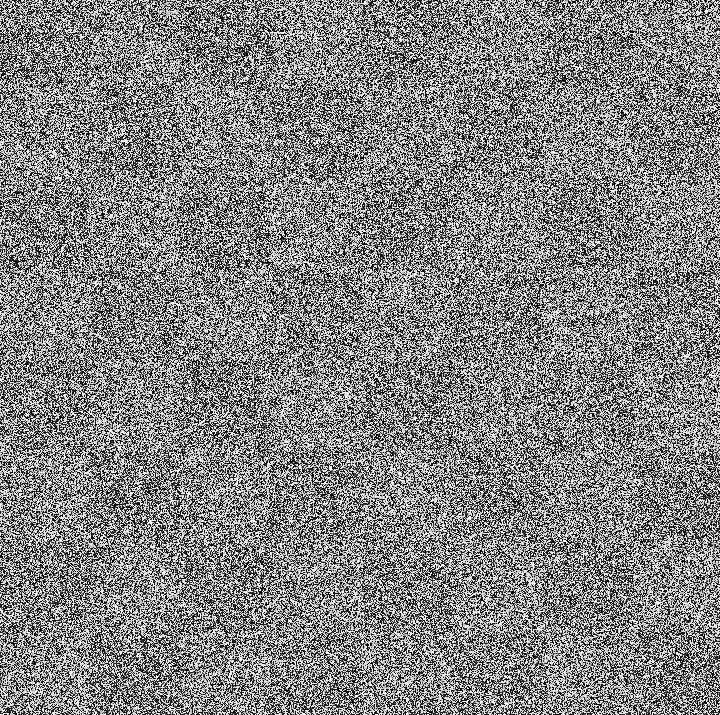
#> input picture dados.png, 720 x 715 px, found by its file name
$ jupyter execute --allow-errors Semana12_PO450_Atividade.ipynb
#> lines starting #> are read from the running program, lines starting #| are printed output that depends on the picture
# Juliano Cesar Rodrigues Vale
## RA 265750

### Atividade Semana 12

[cell 1]
import matplotlib.pyplot as plt
from matplotlib.pyplot import imshow
import numpy as np
from PIL import Image
import requests
from io import BytesIO

[cell 2]
url = 'https://raw.githubusercontent.com/julianovale/PO450/main/dados.png'
imagem = requests.get(url)

[cell 3]
X = np.array(Image.open(BytesIO(imagem.content)).convert('L'))
#> X is the input picture: shape (715, 720); min 0, max 255, mean 131.2
plt.figure(figsize=(15,15))
plt.imshow(X, cmap='gray');

[cell 4]
rankX = np.linalg.matrix_rank(X)
#> rankX = 715
UX, sX, VTX = np.linalg.svd(X)
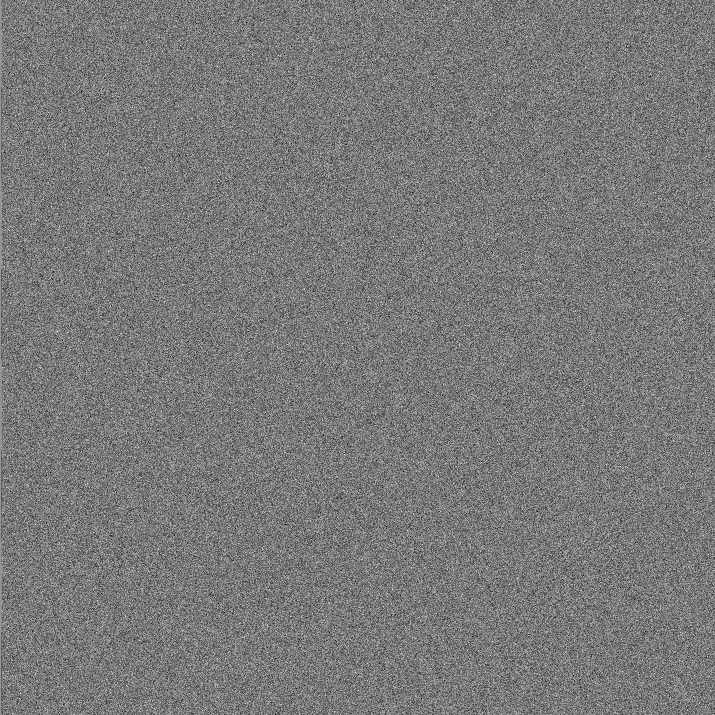
#> UX: shape (715, 715) float64; min -0.166, max 0.183, mean 5.42e-05; drawn with min black and max white
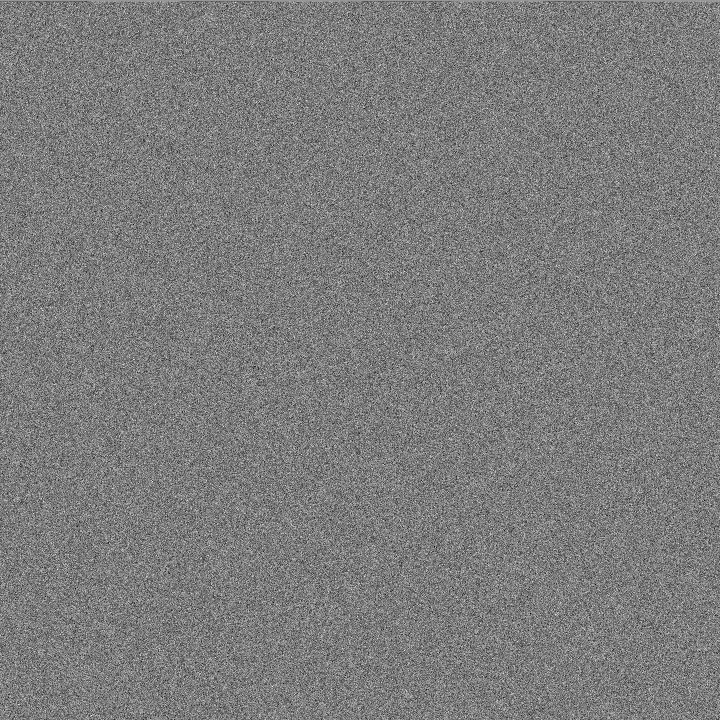
#> VTX: shape (720, 720) float64; min -0.17, max 0.178, mean 5.09e-05; drawn with min black and max white
#> sX = 715 values, max 94179.1 at index 0, min 13.12 at index 714, mean 2226.5

[cell 5]
plt.stem(sX)
plt.show()
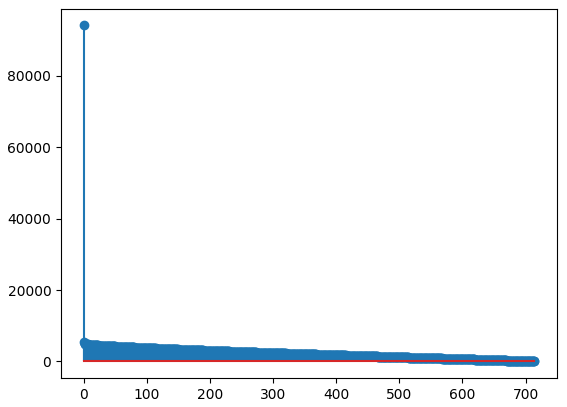
#> figure drawn by matplotlib, 1 panel; curve peaks at x = 0, y = 94179.1

$ run again, with Semana0301a.jpeg saved as dados.png
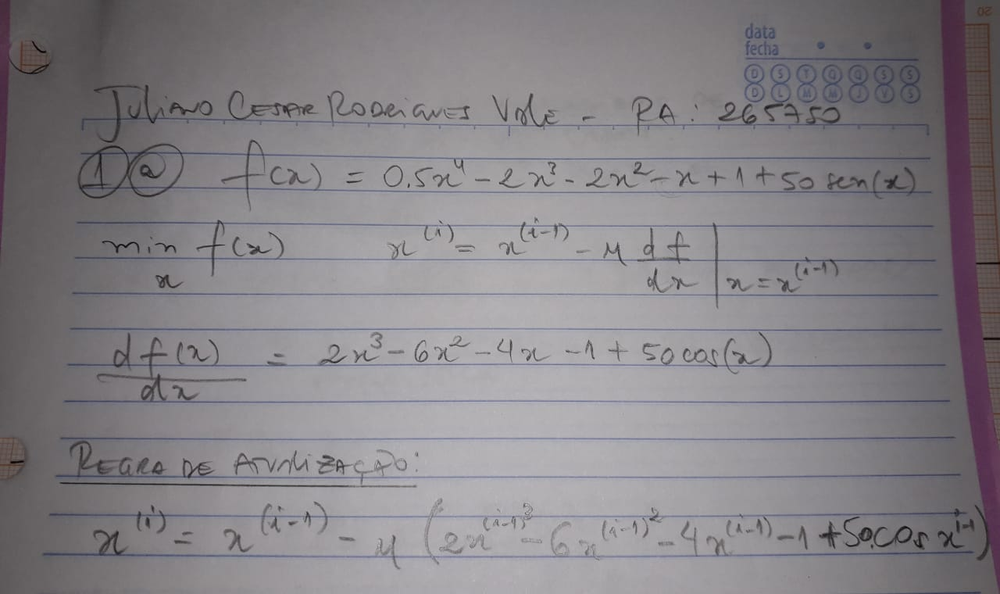
#> input picture Semana0301a.jpeg, 1000 x 594 px, shrunk from 1280 x 760 before the run, found by its file name
#> rankX = 594
#> `UX, sX, VTX = np.linalg.svd(X)`:
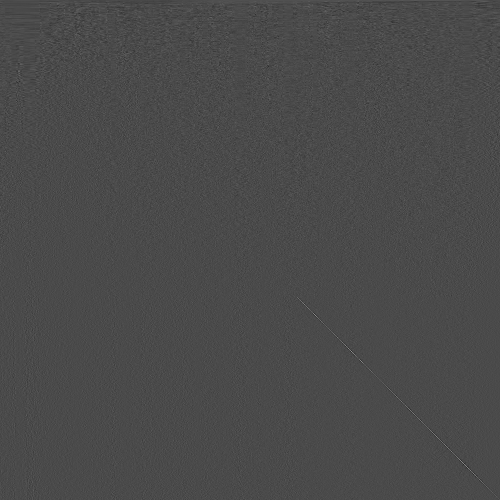
#> VTX: shape (1000, 1000) float64 (shown at 1/2 size); min -0.286, max 0.692, mean 2.28e-05; drawn with min black and max white
#> sX = 594 values, max 103511.8 at index 0, min 2.26 at index 593, mean 344.2
#> `plt.show()`:
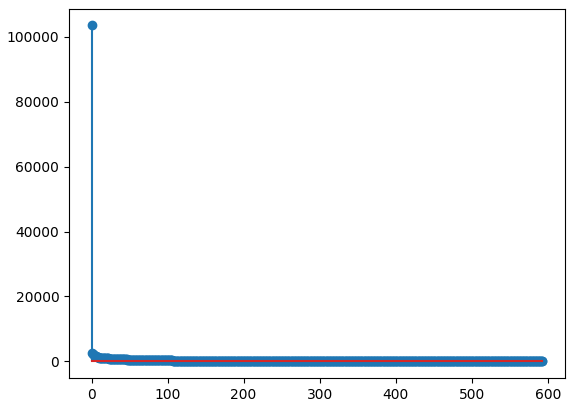
#> figure drawn by matplotlib, 1 panel; curve peaks at x = 0, y = 103511.8
